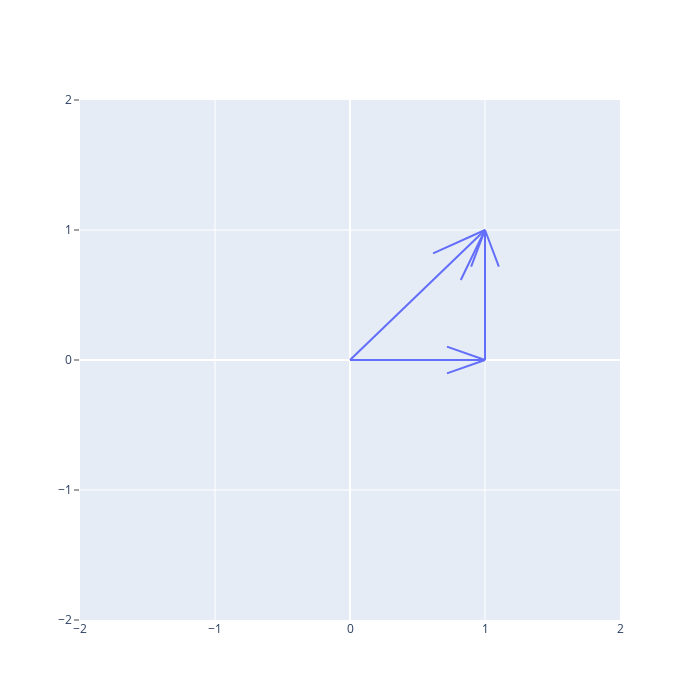

Source (notebook cell):
### Markdown cell above
### Fundamental vector operations

Two operations are the foundation of everything: **vector addition**, and **multiplication by a scalar** (i.e., scaling).

Let's first visualize vector addition. Suppose we have two vectors: 

$$
   \mathbf{a} = \left[ \begin{array}{c} 2 \\ 1  \end{array} \right], \quad  
   \mathbf{b} = \left[ \begin{array}{c} 1 \\ 3  \end{array} \right] 
$$

We can visualize vector addition as follows: draw vector $\mathbf{a}$ with its tail at the origin; then draw vector $\mathbf{b}$ with its tail on the head of $\mathbf{a}$. If you now draw a vector from the origin to the head of $\mathbf{b}$, that vector is $\mathbf{a} + \mathbf{b}$.

With our helper function for plotting 2D vectors, it looks like this:

### Code cell
layout=go.Layout(xaxis=dict(range=[-2,2],dtick=1),
yaxis=dict(range=[-2,2],dtick=1, ticks='outside'),
width=700, height=700)

a = np.array((0,1))
b = np.array((1,0))
print(a+b)

v=np.array([a,b,a+b]) #
x, y = [1,0,0], [0,0,0]
fig= ff.create_quiver(x, y, v[:,0], v[:,1], scale=1)
fig.layout.update(layout)

iplot(fig)

### Figure 1 — Plotly figure (JSON) as saved in the notebook; plotly's stock layout.template omitted (floating-point values rounded to 4 significant figures)
{"data": [{"mode": "lines", "type": "scatter", "x": [1, 1, null, 0, 1, null, 0, 1, null, 1.103, 1, 0.8974, null, 0.7181, 1, 0.7181, null, 0.8207, 1, 0.6155, null], "y": [0, 1, null, 0, 0, null, 0, 1, null, 0.7181, 1, 0.7181, null, -0.1026, 0, 0.1026, null, 0.6155, 1, 0.8207, null]}], "layout": {"height": 700, "hovermode": "closest", "width": 700, "xaxis": {"dtick": 1, "range": [-2, 2]}, "yaxis": {"dtick": 1, "range": [-2, 2], "ticks": "outside"}}}
